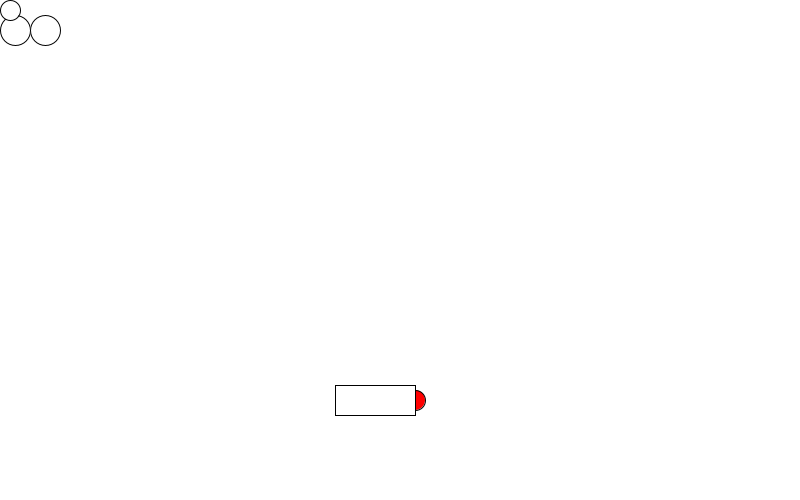
Frame 1 (no input)
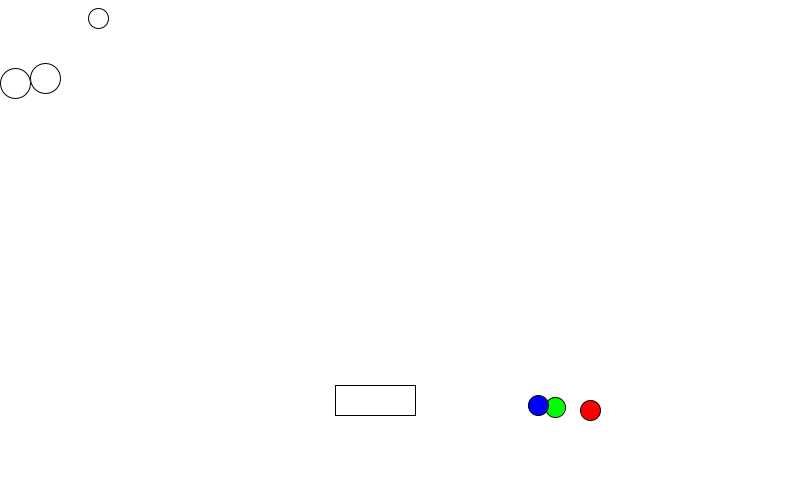
Frame 60 (the mouse pressed at the canvas centre just before this capture)
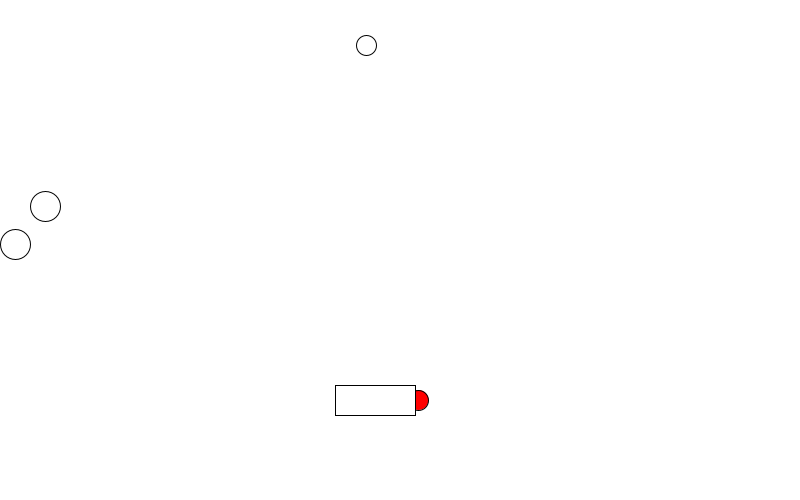
Frame 120 (the mouse held since frame 60 and released just before this capture)

The Processing sketch that drew these frames (run headless with seeded random() and noise(); from frame 60 on, the mouse is pressed at the canvas centre):

// Processing sketch: handson_forcesandparticles
// ── handson_forcesandparticles.pde
//globals
float p1y,p1r,p1vel,p1accel;
float p2y,p2r,p2vel,p2accel,friction;

Particle p3;
ParticleGun pgun;

//setup
void setup()
{
  size(800,500);
  ellipseMode(RADIUS);
  //p1
  p1y = 30.0;
  p1r = 15.0;
  p1vel = 0.0;
  p1accel = 0.03;
  //p2
  p2y = 30.0;
  p2r = 15.0;
  p2vel = 0.0;
  p2accel = 0.03;
  friction = 0.995;
  //p3
  p3 = new Particle(10,10,0,0,10);
  //pgun
  pgun = new ParticleGun();
  
}

//draw
void draw()
{
  background(255);
  
  // p1 = portal fun
  fill(255);
  ellipse(15, p1y, p1r, p1r);
  p1vel += p1accel;
  p1y += p1vel;
  if (p1y > height) 
  {
    p1y = 0.0;
  }
  
  // p2 = bouncy ball
  fill(255);
  ellipse(45, p2y, p2r, p2r);
  p2vel += p2accel;
  p2vel *= friction;
  p2y += p2vel;
  if (p2y > (height - p2r) )
  {
    p2vel = -p2vel;
  }
  
  // p3 = single Particle
  p3.display();
  p3.applyForces(0.05,0.005);
 
  // pgun
  pgun.display();
  pgun.applyForces();
}

// ── Particle.pde
class Particle 
{
  float x, y;
  float vx, vy;
  float r;
  Particle(float _x, float _y, float _vx, float _vy, float _r) 
  {
    x = _x;
    y = _y;
    vx = _vx;
    vy = _vy;
    r = _r;
  }
  void applyForces(float _fx, float _fy) 
  {
    vy += _fy;
    vx += _fx;
    y += vy;
    x += vx;
  }
  void display() 
  {
    ellipse(x, y, r, r);
  }
}

// ── ParticleGun.pde
class ParticleGun
{
  float x, y;
  Particle[] particles;
  
  Particle a,b,c;
  
  ParticleGun() 
  {
    x = width/2-55;
    y = height - 100;
    
    a = new Particle(x+70,y,0,0,10);
    b = new Particle(x+35,y,0,0,10);
    c = new Particle(x,y,0,0,10);
    
    particles = new Particle[3];
    particles[0] = a;
    particles[1] = b;
    particles[2] = c;
  }
  
  void applyForces() 
  {
    for(int i = 0; i < 3; i++)
    {
      if(particles[i].x >= width || particles[i].y >= height) //<>//
      {
        //reset
        particles[i].x = x;
        particles[i].y = y;
        particles[i].vx = 0;
        particles[i].vy = 0;
      }
      if( particles[i].x < x+80 ) particles[i].applyForces(.7, 0);
      else particles[i].applyForces(.7, 9.8/62.5);
    }
  }
  
  void display() 
  {
    fill(255,0,0);
    a.display();
    fill(0,255,0);
    b.display();
    fill(0,0,255);
    c.display();
    pushMatrix();
    translate(x,y);
    fill(255);
    rect(-10,-15,80,30);
    popMatrix();
  }
}
